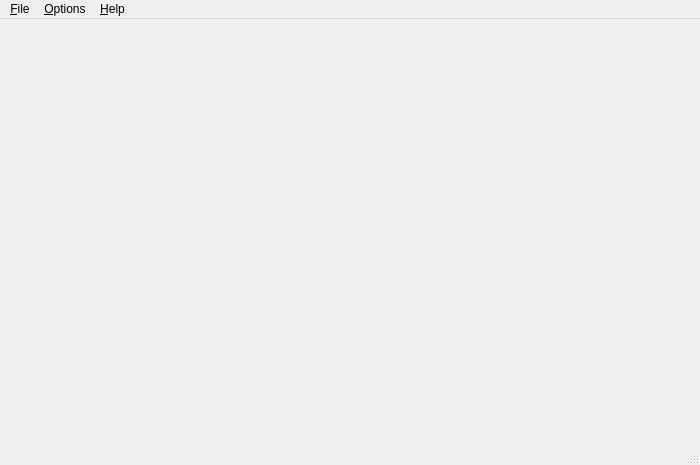
<?xml version="1.0" encoding="UTF-8"?>
<ui version="4.0">
 <class>MainWindow</class>
 <widget class="QMainWindow" name="MainWindow">
  <property name="geometry">
   <rect>
    <x>0</x>
    <y>0</y>
    <width>700</width>
    <height>465</height>
   </rect>
  </property>
  <property name="windowTitle">
   <string>MainWindow</string>
  </property>
  <property name="windowIcon">
   <iconset resource="SerialPortIcons.qrc">
    <normaloff>:/res/images/serial_port_icon.png</normaloff>:/res/images/serial_port_icon.png</iconset>
  </property>
  <widget class="QWidget" name="centralwidget"/>
  <widget class="QMenuBar" name="menubar">
   <property name="geometry">
    <rect>
     <x>0</x>
     <y>0</y>
     <width>700</width>
     <height>20</height>
    </rect>
   </property>
   <widget class="QMenu" name="menuFile">
    <property name="title">
     <string>&amp;File</string>
    </property>
    <addaction name="actionView_Log"/>
    <addaction name="actionExit"/>
   </widget>
   <widget class="QMenu" name="menuOptions">
    <property name="title">
     <string>&amp;Options</string>
    </property>
   </widget>
   <widget class="QMenu" name="menuHelp">
    <property name="title">
     <string>&amp;Help</string>
    </property>
    <addaction name="actionAbout"/>
    <addaction name="actionAbout_Qt"/>
   </widget>
   <addaction name="menuFile"/>
   <addaction name="menuOptions"/>
   <addaction name="menuHelp"/>
  </widget>
  <widget class="QStatusBar" name="statusbar"/>
  <action name="actionAbout">
   <property name="text">
    <string>&amp;About</string>
   </property>
  </action>
  <action name="actionView_Log">
   <property name="checkable">
    <bool>true</bool>
   </property>
   <property name="text">
    <string>View &amp;Log</string>
   </property>
   <property name="shortcut">
    <string>Ctrl+L</string>
   </property>
  </action>
  <action name="actionExit">
   <property name="text">
    <string>E&amp;xit</string>
   </property>
  </action>
  <action name="actionAbout_Qt">
   <property name="text">
    <string>About &amp;Qt</string>
   </property>
  </action>
 </widget>
 <resources>
  <include location="SerialPortIcons.qrc"/>
 </resources>
 <connections/>
</ui>
